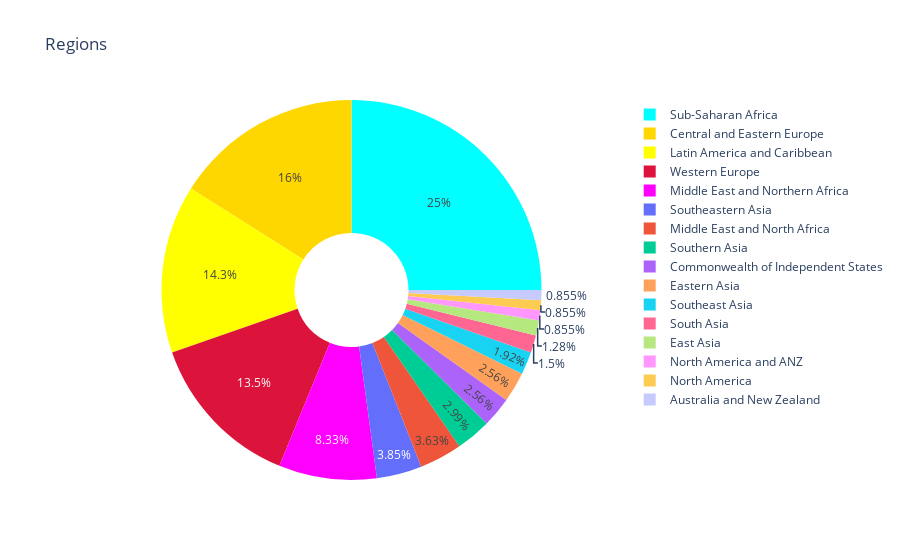

The notebook cell this image was saved under:
### Code cell
#pie chart of all regions

d2015 = all_happiness_data['Region'].value_counts()

label_d2015 = d2015.index
size_d2015 = d2015.values


colors = ['aqua', 'gold', 'yellow', 'crimson', 'magenta']

trace = go.Pie(
         labels = label_d2015, values = size_d2015, marker = dict(colors = colors), name = '2015', hole = 0.3)

data = [trace]

layout1 = go.Layout(
           title = 'Regions')

fig = go.Figure(data = data, layout = layout1)
py.iplot(fig)

### Figure 1 — Plotly figure (JSON) as saved in the notebook; plotly's stock layout.template omitted (floating-point values rounded to 4 significant figures)
{"data": [{"hole": 0.3, "labels": ["Sub-Saharan Africa", "Central and Eastern Europe", "Latin America and Caribbean", "Western Europe", "Middle East and Northern Africa", "Southeastern Asia", "Middle East and North Africa", "Southern Asia", "Commonwealth of Independent States", "Eastern Asia", "Southeast Asia", "South Asia", "East Asia", "North America and ANZ", "North America", "Australia and New Zealand"], "marker": {"colors": ["aqua", "gold", "yellow", "crimson", "magenta"]}, "name": "2015", "type": "pie", "values": [117, 75, 67, 63, 39, 18, 17, 14, 12, 12, 9, 7, 6, 4, 4, 4]}], "layout": {"title": {"text": "Regions"}}}
